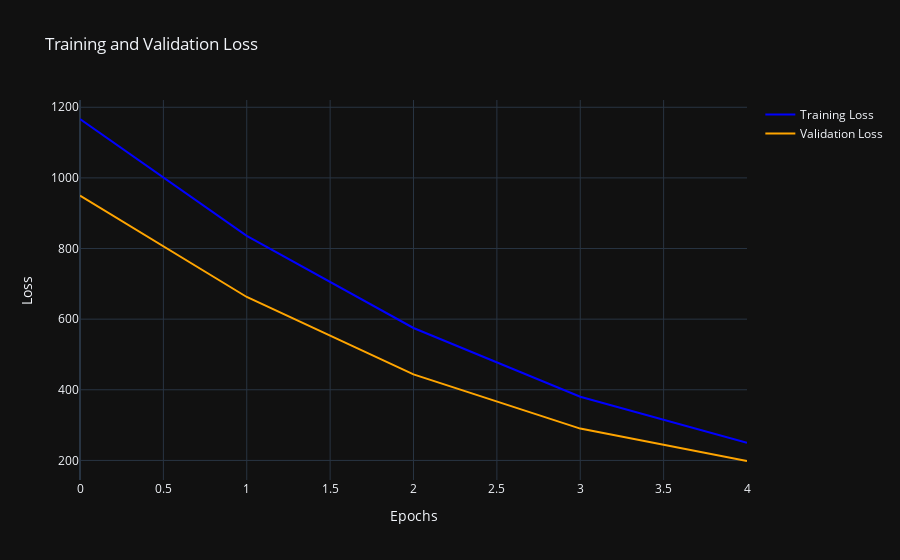
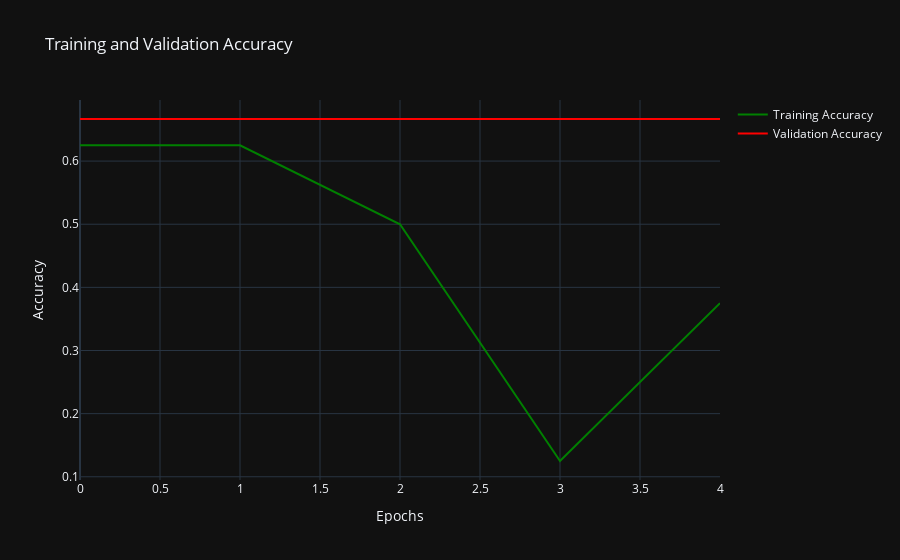

Here is the notebook cell these charts were saved with, in order:
### Code cell
import plotly.graph_objects as go
import plotly.express as px



# Create a Plotly figure for loss
fig_loss = go.Figure()

fig_loss.add_trace(go.Scatter(x=history.epoch,
                             y=history.history['loss'],
                             mode='lines',
                             name='Training Loss',
                             line=dict(color='blue')))
fig_loss.add_trace(go.Scatter(x=history.epoch,
                             y=history.history['val_loss'],
                             mode='lines',
                             name='Validation Loss',
                             line=dict(color='orange')))

fig_loss.update_layout(title='Training and Validation Loss',
                      xaxis_title='Epochs',
                      yaxis_title='Loss',
                      template='plotly_dark')

# Create a Plotly figure for accuracy
fig_accuracy = go.Figure()

fig_accuracy.add_trace(go.Scatter(x=history.epoch,
                                 y=history.history['accuracy'],
                                 mode='lines',
                                 name='Training Accuracy',
                                 line=dict(color='green')))
fig_accuracy.add_trace(go.Scatter(x=history.epoch,
                                 y=history.history['val_accuracy'],
                                 mode='lines',
                                 name='Validation Accuracy',
                                 line=dict(color='red')))

fig_accuracy.update_layout(title='Training and Validation Accuracy',
                          xaxis_title='Epochs',
                          yaxis_title='Accuracy',
                          template='plotly_dark')

# Show the figures
fig_loss.show()
fig_accuracy.show()

### Figure 1 — Plotly figure (JSON) as saved in the notebook; plotly's stock layout.template omitted (floating-point values rounded to 4 significant figures)
{"data": [{"line": {"color": "blue"}, "mode": "lines", "name": "Training Loss", "type": "scatter", "x": [0, 1, 2, 3, 4], "y": [1167.0, 835.9, 575.0, 380.3, 249.9]}, {"line": {"color": "orange"}, "mode": "lines", "name": "Validation Loss", "type": "scatter", "x": [0, 1, 2, 3, 4], "y": [949.7, 662.8, 443.5, 290.1, 198.3]}], "layout": {"title": {"text": "Training and Validation Loss"}, "xaxis": {"title": {"text": "Epochs"}}, "yaxis": {"title": {"text": "Loss"}}}}

### Figure 2 — Plotly figure (JSON) as saved in the notebook; plotly's stock layout.template omitted (floating-point values rounded to 4 significant figures)
{"data": [{"line": {"color": "green"}, "mode": "lines", "name": "Training Accuracy", "type": "scatter", "x": [0, 1, 2, 3, 4], "y": [0.625, 0.625, 0.5, 0.125, 0.375]}, {"line": {"color": "red"}, "mode": "lines", "name": "Validation Accuracy", "type": "scatter", "x": [0, 1, 2, 3, 4], "y": [0.6667, 0.6667, 0.6667, 0.6667, 0.6667]}], "layout": {"title": {"text": "Training and Validation Accuracy"}, "xaxis": {"title": {"text": "Epochs"}}, "yaxis": {"title": {"text": "Accuracy"}}}}
